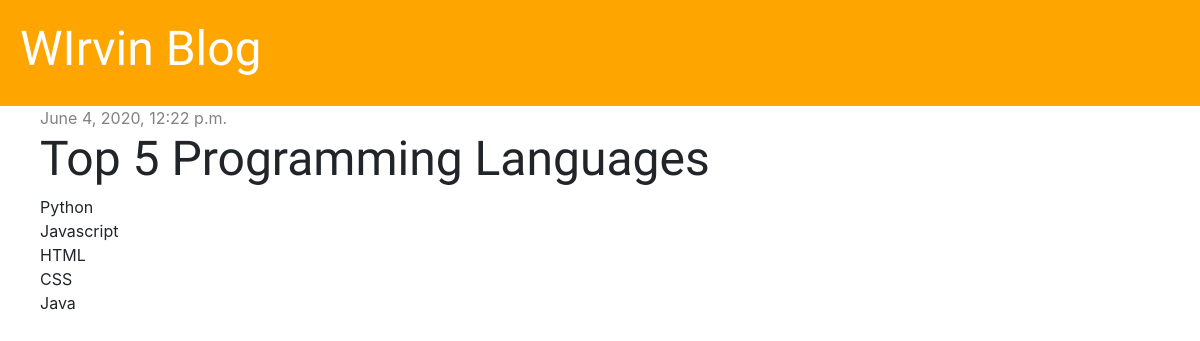
The app's page /post/2/, older data.
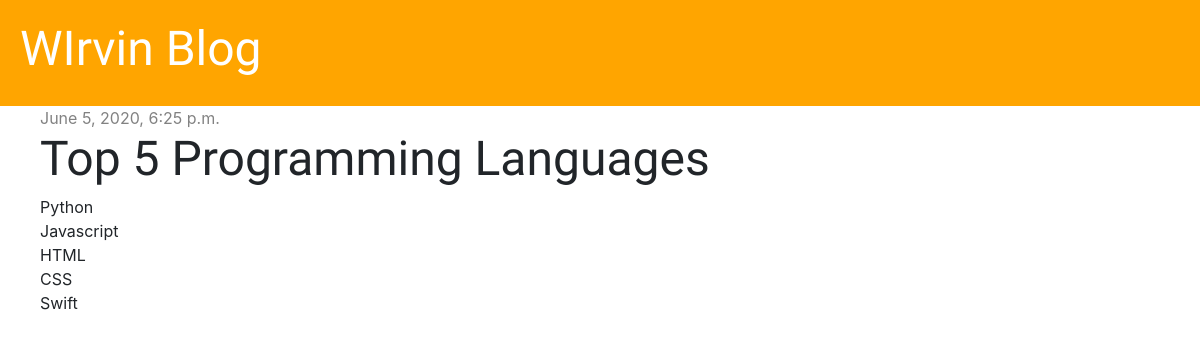
The same page, newer data.
### blogpost/models.py (models this page shows, shortened)
class Post(models.Model):
    author = models.ForeignKey('auth.User', on_delete=models.CASCADE)
    title = models.CharField(max_length=200)
    text = models.TextField()
    created_date = models.DateTimeField(default=timezone.now)
    published_date = models.DateTimeField(blank=True, null=True)

### blogpost/views.py (the view)
# urls.py: path('post/<int:pk>/', views.post_detail, name='post_detail'),
def post_detail(request, pk):
    post = get_object_or_404(Post, pk=pk)
    stuff_for_front_end = {'post': post}
    return render(request, 'blog/post_detail.html', stuff_for_front_end)

### blogpost/templates/blog/post_detail.html (shortened to what this page needs)
{% extends 'blog/base.html' %}
{% block content %}
    <div class="post">
        {% if post.published_date %}
        <div class="date">
            {{ post.published_date }}
        </div>
        {% endif %}
        <h1>{{ post.title }}</h1>
        <p>{{ post.text|linebreaksbr }}</p>
    </div>
{% endblock %}

Row changes from the older to the newer data that the page shows:
changed Post "Top 5 Programming Languages": published_date "June 4, 2020, 12:22 p.m." → "June 5, 2020, 6:25 p.m."; text "Python Javascript HTML CSS Java" → "Python Javascript HTML CSS Swift"
